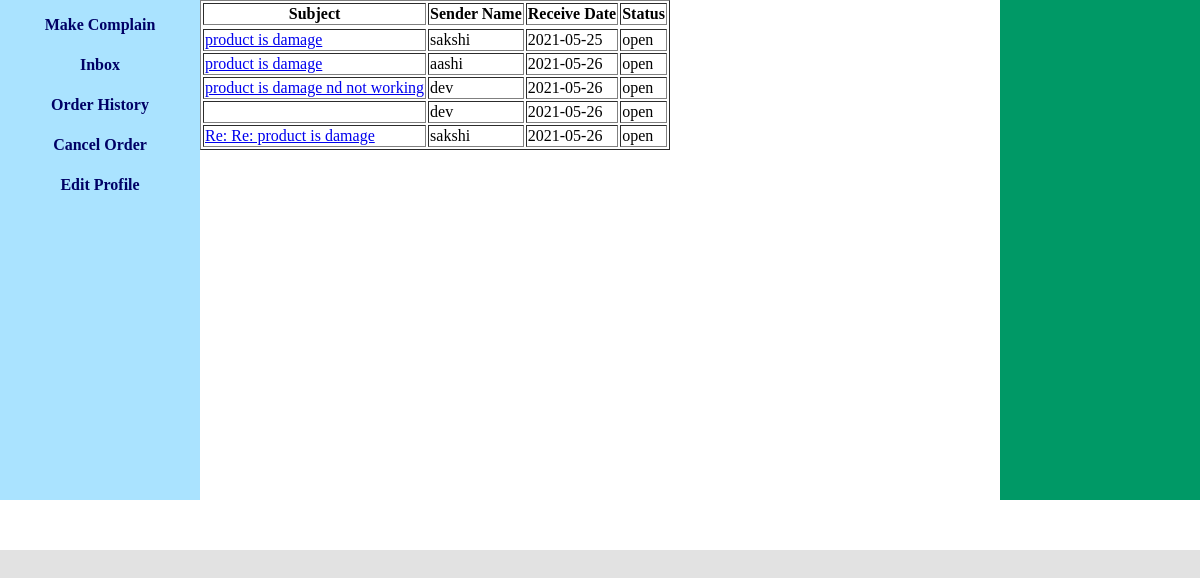
Page /userInbox.php (signed in) on the committed database.
### tables this page shows
CREATE TABLE IF NOT EXISTS `message_info` (
  `msg_id` int(11) NOT NULL AUTO_INCREMENT,
  `msg_heading` text NOT NULL,
  `msg_detail` text NOT NULL,
  `sender_name` varchar(30) NOT NULL,
  `receiver_name` varchar(30) NOT NULL,
  `reg_date` date NOT NULL,
  `msg_status` varchar(10) NOT NULL,
  `reply_ref_id` int(11) NOT NULL,
  PRIMARY KEY (`msg_id`)
);

### userInbox.php (the view, shortened to what this page needs)
<div id="content">
<div id="userContent">
<div id="leftUserContent">
<?php
include("userMenu.php");
?>
</div>
<div id="rightUserContent">
<div id="inbox">
<?php
include("dbConnect.php");
$usr=$_SESSION["uname"];
$rsMsg=mysqli_query($con,"select msg_id,msg_heading,sender_name,reg_date,msg_status from message_info where receiver_name='$usr'");
echo("<table border='1'><tr><th>Subject</th><th>Sender Name</th><th>Receive Date</th><th>Status</th><tr>");
while($row=mysqli_fetch_array($rsMsg))
{
  echo("<tr>");
	$id=$row["msg_id"];
    echo("<td>");
	 echo("<a href='inboxUserDetail.php?mid=$id'>");
	  echo($row["msg_heading"]);
	 echo("</a>");
    echo("<td>");
	  echo($row["sender_name"]);
	echo("</td>");
    echo("<td>");
	  echo($row["reg_date"]);
	echo("</td>");
    echo("<td>");
	  echo($row["msg_status"]);
	echo("</td>");
  echo("</tr>");
}
echo("</table>");
?>
</div>
</div>
</div>
</div>

### style/base.css (style rules this page uses)
#content { margin:0px auto; min-height:550px; background-color:white; border:0px solid brown; }

### style/base2.css (style rules this page uses)
#userContent { min-height:500px; background-color:#096; }
#userContent #leftUserContent { display:table-cell; width:200px; background-color:#AAE3FF; min-height:inherit; float:left; }
#userContent #rightUserContent { display:table-cell; width:800px; min-height:inherit; background-color:white; float:left; border-top:0px solid #0CC; }

### rows in the picture
message_info: msg_heading "product is damage", sender_name "sakshi", reg_date "2021-05-25", msg_status "open"
message_info: msg_heading "product is damage", sender_name "aashi", reg_date "2021-05-26", msg_status "open"
message_info: msg_heading "product is damage nd not working", sender_name "dev", reg_date "2021-05-26", msg_status "open"
message_info: sender_name "dev", reg_date "2021-05-26", msg_status "open"
message_info: msg_heading "Re: Re: product is damage", sender_name "sakshi", reg_date "2021-05-26", msg_status "open"
